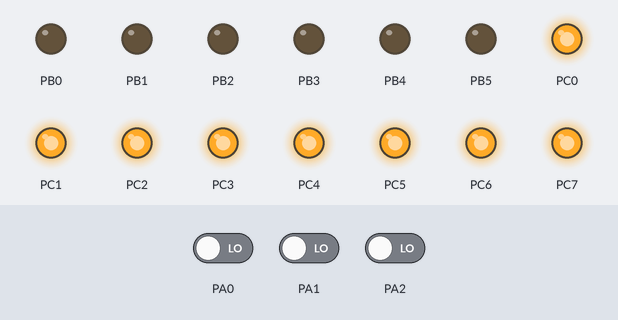
A program run on a simulated ATmega2560, built with avr-gcc and emulated at 16 MHz. Parts: output pins drawn as LEDs (lit = HIGH). Dashed ring = blinking. The inputs (shaded band) are chosen by the test bench; at power-on: PA1 LOW, PA2 LOW, PA0 LOW.

Above: at 1.2 s.
1.3 s: PA1 driven HIGH and PA2 driven HIGH
At 2.15 s:
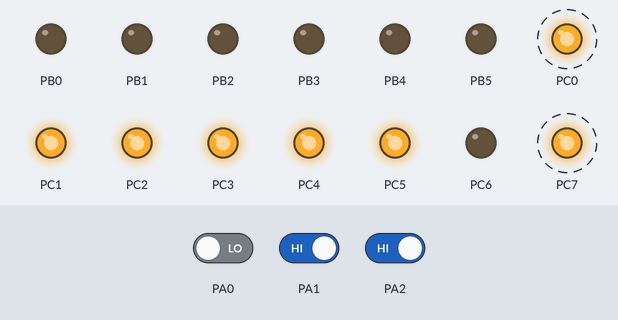
4.3 s: PA0 driven HIGH
At 4.85 s:
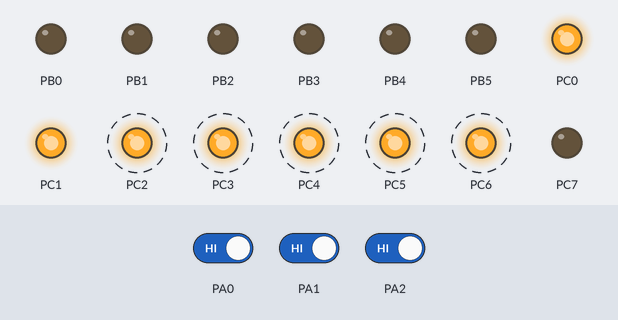
7.3 s: PA0 driven LOW
At 8.25 s:
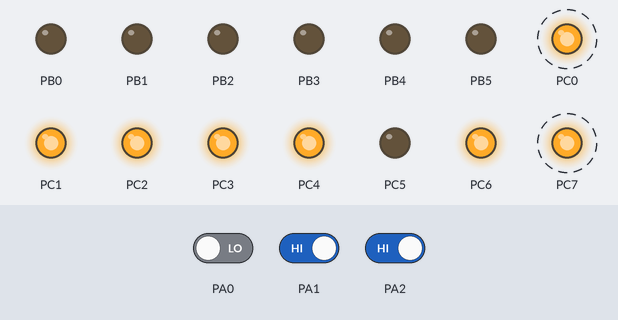
10.3 s: PA1 driven LOW
At 11.9 s:
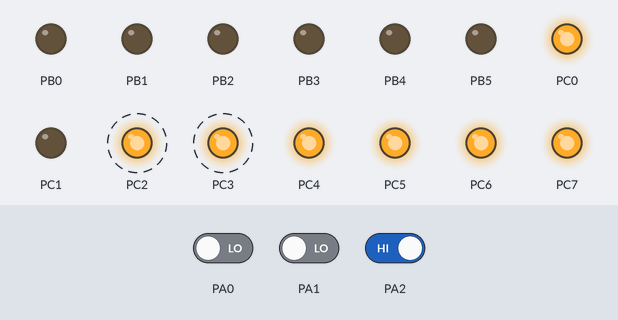
Timing chart, 0 to 13.4 s (numbered marks = the images above; inputs shaded):
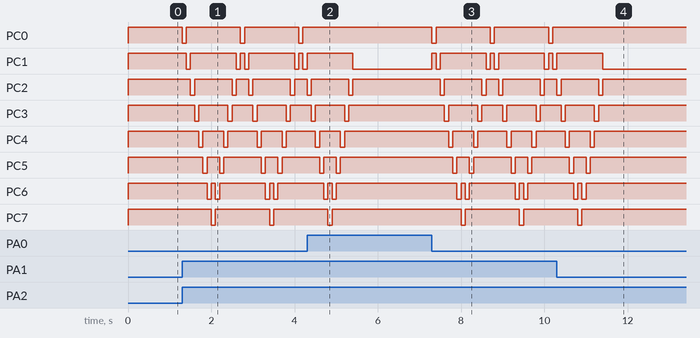

The program:

main.c
```c
/*
 * Lab1Mask.c
 *
 * Created: 1/8/2018 7:28:25 PM
 * Author : Nathan

 * Function:
 * Use pushbuttons to make leds turn on and alternate
 */
#define F_CPU 16000000UL //sets clock speed to this
#include <avr/io.h>
#include "io_ports.h"
#include <avr/delay.h>

int main(void)
{
	uint8_t value = 0x01; //establish a value to bitshift

    io_init(); //initialize input output
    while (1)
    {
		while(Pattern_PB == START) //is the pushbutton equal to pushbutton 1?
		{
			while(value != 0x80)
			{
				PORTC = ~value;
				value = value << 1;
				_delay_ms(100);
				while(Pattern_PB == STOP) //is the pushbutton equal to pushbutton 2?
				{
					PORTC = ~value;
				}
			}
			while(value != 0x01)
			{
				PORTC = ~value;
				value = value >> 1;
				_delay_ms(100);
				while(Pattern_PB == STOP) //is the pushbutton equal to pushbutton 2?
				{
					PORTC = ~value;
				}
			}
		}

		if(Pattern_PB == RESET)
		{
			PORTC = ~0x00; //turn them all off
		}

		// //if(pattern_pb == start) //is the pushbutton equal to pushbutton 1?
		// //{
			// //portc = 0x55; //every other led
			// //_delay_ms(500); //wait
			// //portc = 0xaa; //alternate
			// //_delay_ms(500); //wait
		// //}
		// //else
		// //if(pattern_pb == stop) //is the pushbutton equal to pushbutton 2?
		// //{
			// //portc = 0xaa; //alternate
			// //_delay_ms(500); //wait
			// //portc = 0x55; //every other led
			// //_delay_ms(500); //wait
		// //}
		// //portc = ~0x00; //turn them all off
    }
}
```

io_ports.c
```c
/*
Author: Nathan Yorio

Function:
* Initialize IO ports
* Initialize portB as outputs
* Initialize portA as inputs
* Initialize portC as outputs
 */

#include <avr/io.h> //standard io
#include "io_ports.h" //pulls in io_ports.h

void io_init(void)
{
	DDRB = 0xFF; //PB7 LED On Board or DDRB = 0x80, doesn't matter much
	PORTB = 0x00; //pull up resistors

	DDRA = 0x00; //PORTA is inputs
	DDRC = 0xFF; //set PORTC as outputs
	PORTC = ~0x00; //pull up resistors
}

//This made it work though....
//#include <avr/io.h>
//#include "io_ports.h"
//
//void io_init(void)
//{
	//DDRB = 0xFF; //PB7 LED On Board or DDRB = 0x80, doesn't matter much
	//PORTB = 0x00;
	//
	//DDRA = 0x00; //PORTA is inputs
	//DDRC = 0xFF;
	//PORTC= 0x00;
//}
```

io_ports.h
```c
/*
Author: Nathan Yorio

Function: call other function for io ports
 */


#ifndef IO_PORTS_H_
#define IO_PORTS_H_

void io_init(void); //initialize io ports

#endif /* IO_PORTS_H_ */

#define Pattern_PB (~PINA & 0x07) //port a's pushbutton locations

#define START 1               //PINA.0
#define STOP 2               //PINA.1
#define RESET 4               //PINA.2

//#define Pattern_A 1               //PINA.0
//#define Pattern_B 2               //PINA.1
//#define Pattern_C 4               //PINA.2
```

Measured:
- after the input at 1.3 s, PC0: alternates HIGH for 1.3 s and LOW for 0.10 s, starting at once; PC1: HIGH → LOW after 0.10 s, → HIGH 0.10 s later, → LOW 1.1 s later, → HIGH 0.10 s later, … (9 changes in this stretch)
- after the input at 4.3 s, PC0: stops changing and stays HIGH; PC1: goes on until 5.4 s, then stays LOW; PC2: goes on until 5.4 s, then stays HIGH; PC3: goes on until 5.3 s, then stays HIGH; PC4: goes on until 5.2 s, then stays HIGH
- after the input at 7.3 s, PC0: alternates HIGH for 1.3 s and LOW for 0.10 s, starting at once; PC1: LOW → HIGH at once, then repeats every 1.4 s: LOW 0.10 s, HIGH 1.1 s, LOW 0.10 s, HIGH 0.10 s
- after the input at 10.3 s, PC0: stops changing and stays HIGH; PC1: goes on until 11.4 s, then stays LOW; PC2: goes on until 11.4 s, then stays HIGH; PC3: goes on until 11.3 s, then stays HIGH; PC4: goes on until 11.2 s, then stays HIGH
